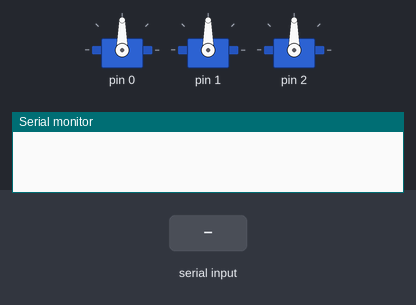
Recording of a sketch running on a simulated Arduino Uno, built with avr-gcc and run on an emulated ATmega328P. On the bench: 3 × servo, the last lines printed to the serial monitor. The inputs (shaded band) are chosen by the test bench.

Above: at 1.2 s.
1.3 s: "a" received over Serial
At 2.5 s:
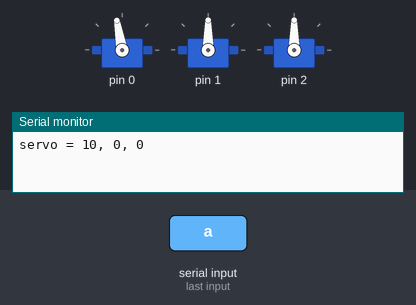
2.8 s: "s" received over Serial
At 3.8 s:
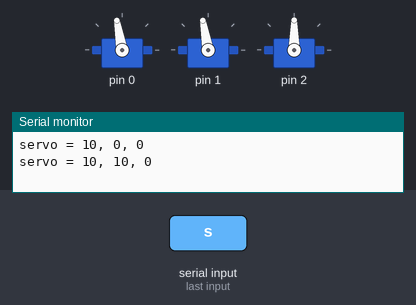
4.3 s: "z" received over Serial
At 4.9 s:
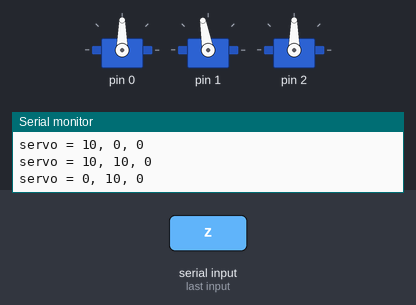
5.8 s: "d" received over Serial
At 6.1 s:
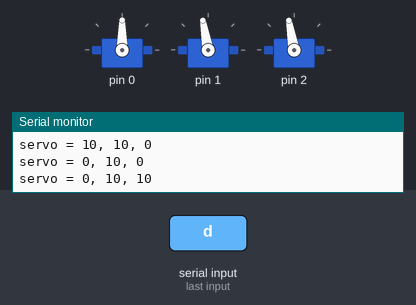
7.3 s: "x" received over Serial
At 8.4 s:
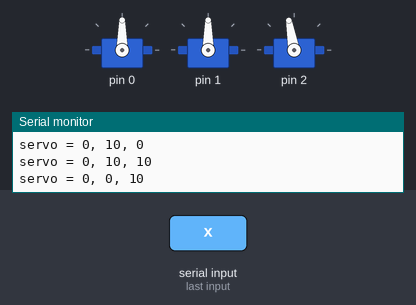
8.8 s: "c" received over Serial
At 9.5 s:
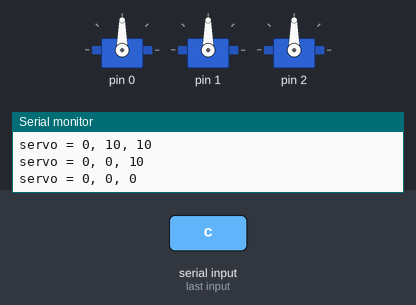
Timing chart, 0 to 11.3 s (numbered marks = the images above; inputs shaded):
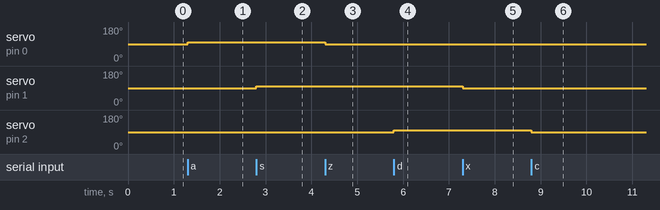

The sketch:

Lesson07.ino
```cpp
// 対象ボード: Seeed XIAO nRF52840

#include <Servo.h>

#if defined(SERIAL_PORT_MONITOR)
#define LESSON_SERIAL SERIAL_PORT_MONITOR
#else
#define LESSON_SERIAL Serial
#endif

Servo servo[3];
int angleDeg[3] = {0, 0, 0};

void writeServoAngles() {
  servo[0].write(angleDeg[0] + 90);
  servo[1].write(angleDeg[1] + 90);
  servo[2].write(angleDeg[2] + 90);
}

void setup() {
  LESSON_SERIAL.begin(115200);
  servo[0].attach(0); // D0
  servo[1].attach(1); // D1
  servo[2].attach(2); // D2
  writeServoAngles();
}

void loop() {
  if (!LESSON_SERIAL.available()) {
    return;
  }

  char c = LESSON_SERIAL.read();
  switch (c) {
    case 'a':
      angleDeg[0] += 10;
      break;
    case 'z':
      angleDeg[0] -= 10;
      break;
    case 'q':
      angleDeg[0] = 0;
      break;
    case 's':
      angleDeg[1] += 10;
      break;
    case 'x':
      angleDeg[1] -= 10;
      break;
    case 'w':
      angleDeg[1] = 0;
      break;
    case 'd':
      angleDeg[2] += 10;
      break;
    case 'c':
      angleDeg[2] -= 10;
      break;
    case 'e':
      angleDeg[2] = 0;
      break;
  }

  for (int i = 0; i < 3; i++) {
    angleDeg[i] = constrain(angleDeg[i], -90, 90);
  }

  writeServoAngles();

  LESSON_SERIAL.print("servo = ");
  LESSON_SERIAL.print(angleDeg[0]);
  LESSON_SERIAL.print(", ");
  LESSON_SERIAL.print(angleDeg[1]);
  LESSON_SERIAL.print(", ");
  LESSON_SERIAL.println(angleDeg[2]);
}
```

Measured:
- after the input at 1.3 s, servo on pin 0: 90° → 100° at once
- after the input at 2.8 s, servo on pin 1: 90° → 100° at once
- after the input at 4.3 s, servo on pin 0: 100° → 90° at once
- after the input at 5.8 s, servo on pin 2: 90° → 100° at once
- after the input at 7.3 s, servo on pin 1: 100° → 90° at once
- after the input at 8.8 s, servo on pin 2: 100° → 90° at once
